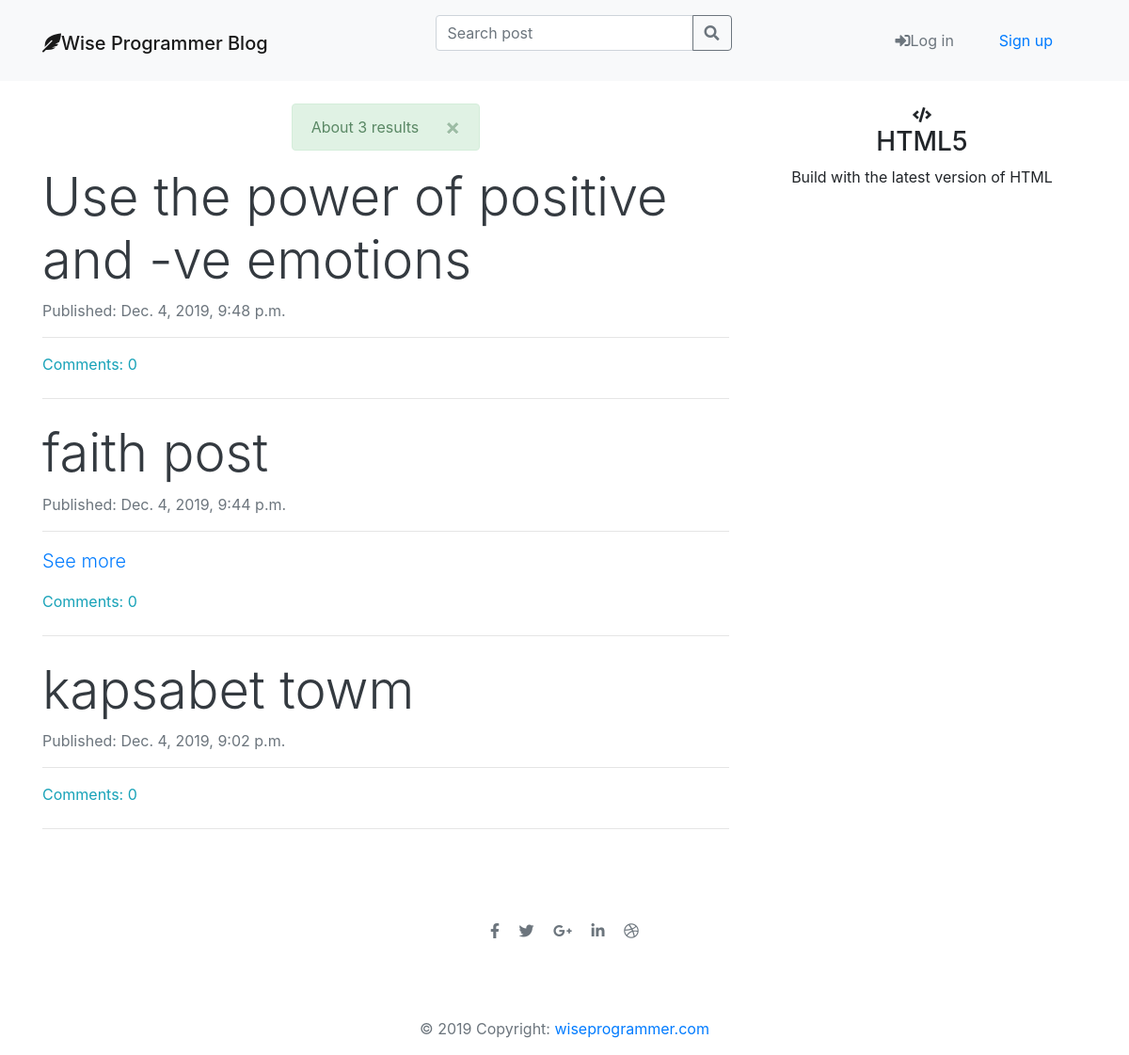
Screenshot of /post/search/ with the database file from the repository.
### blog/models.py (models this page shows, shortened)
class Post(models.Model):
    author = models.ForeignKey('auth.User', on_delete=models.CASCADE)
    title = models.CharField(max_length=10000)
    text = models.TextField()
    created_date = models.DateTimeField(default=timezone.now)
    published_date = models.DateTimeField(blank=True, null=True)
    edited_date = models.DateTimeField(blank=True, null=True)
    def approved_comments(self):
        return self.comments.filter(approved=True)
    def __str__(self):
        return self.title

### blog/views.py (the view)
# urls.py: path('post/search/', views.search, name='search'),
def search(request):
    user_query = str(request.GET.get('query', ''))
    search_result = Post.objects.filter(
        title__contains=user_query).order_by('-published_date')
    posts = search_result
    print(search_result)
    if search_result.count() == 0:
        posts = Post.objects.filter(
            published_date__lte=timezone.now()).order_by('-published_date')
        stuff_for_frontend = {'posts': posts}
        messages.warning(request, 'Results containing ' +
                         user_query + ' Not found, Sorry!')
        return render(request, 'blog/post_list.html', stuff_for_frontend)
    else:
        stuff_for_frontend = {'posts': posts}
        post_found = str(search_result.count())
        messages.success(request, 'About '+post_found+' results ')
        return render(request, 'blog/post_list.html', stuff_for_frontend)

### blog/templatetags/markdownify.py (called while the page is built)
@register.filter
def markdown(value):
    renderer = HighlightRenderer()
    markdown = mistune.Markdown(renderer=renderer)
    return markdown(value)

### blog/templates/blog/post_list.html (shortened to what this page needs)
{% extends 'blog/base.html' %}
{% load markdownify %}
{% block mainnav %}
    {% include "navbar.html" %}
{% endblock %}
{% block content%}
<div class="col-xs-12 col-sm-10 col-md-8">
{% include "message.html" %}
  {% if not posts %}
  <div class="text-center text-muted my-4">
    <i class="fas fa-sad-tear fa-8x"></i>
    <h1 class="display-4 ">Sorry no posts.</h1>
    <a class="btn btn-outline-secondary" href="{% url 'post_new' %}">Add post</a>
  </div>
  <hr class="my-4">
  {% else %}
  {% for post in posts %}
<a class="text-decoration-none text-dark" href="{% url 'post_detail' pk=post.pk %}"><h1 class="display-4">{{ post.title }}</h1></a>
  <p class="text-muted"> Published: {{ post.published_date }}</p>
  <hr>
  <p class="lead" id="post_body" value="{{ post.text}}">
    {% if post.text|length > 200 %}
    <a href="{%url 'post_detail' pk=post.pk%}">See more</a>
  {% endif %}
  </p>
  <a class="text-info" href="{% url 'post_detail' pk=post.pk%}">Comments: {{ post.approved_comments.count }}</a>
<hr class="my-4">
  {% endfor %}
  {% endif %}
</div>
<div class="col-xs-12 col-sm-6 col-md-4 text-center">
  <i class="fas fa-code"></i>
    <h3>HTML5</h3>
    <P>Build with the latest version of HTML</P>
  </div>
</div>
{% endblock %}

### rows the page displays
Post: title "Use the power of positive and -ve emotions", published_date "Dec. 4, 2019, 9:48 p.m.", approved_comments.count "0"
Post: title "faith post", published_date "Dec. 4, 2019, 9:44 p.m.", shows "See more", approved_comments.count "0"
Post: title "kapsabet towm", published_date "Dec. 4, 2019, 9:02 p.m.", approved_comments.count "0"

### other values shown
{{ message }} "About 3 results"
